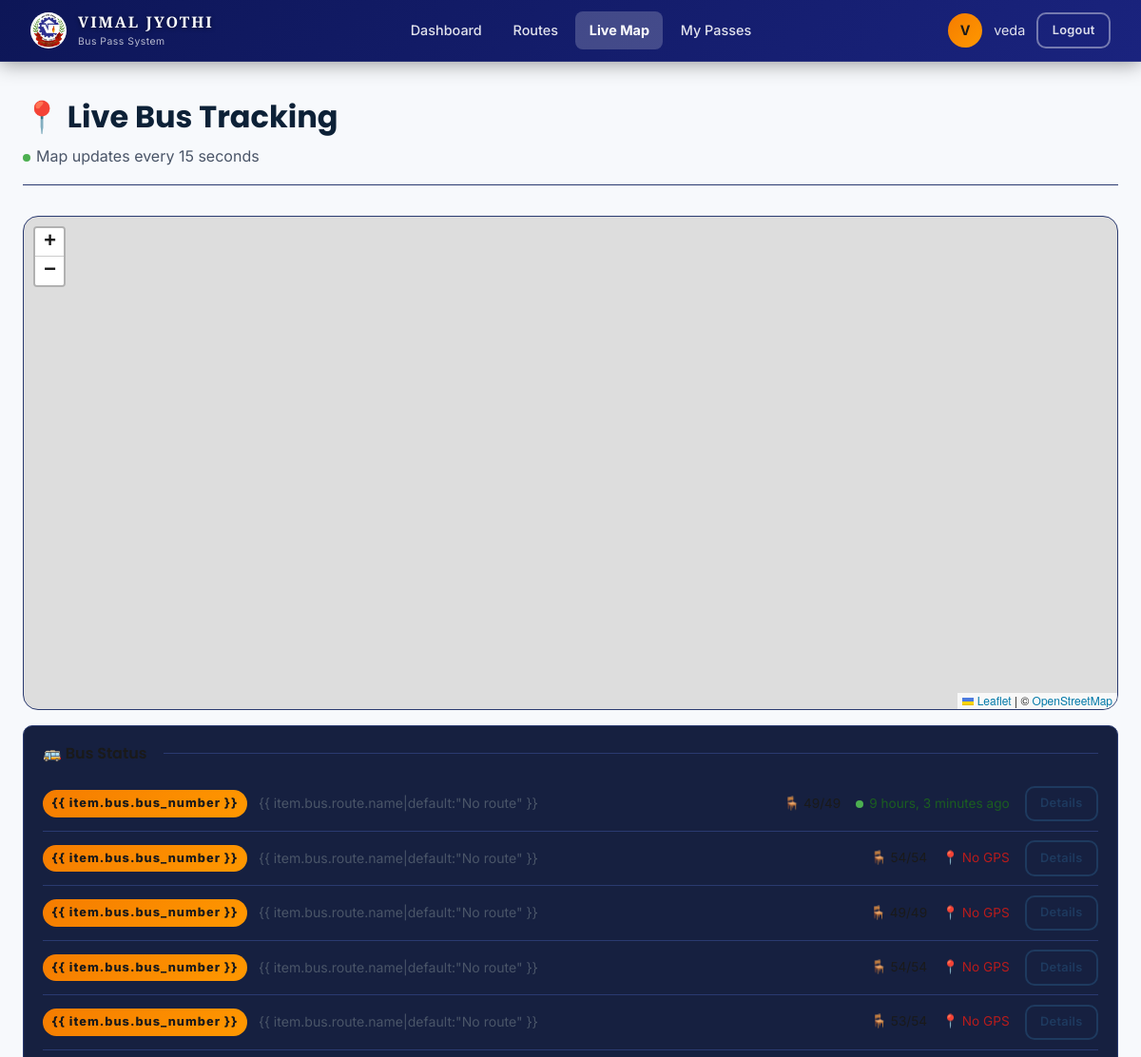
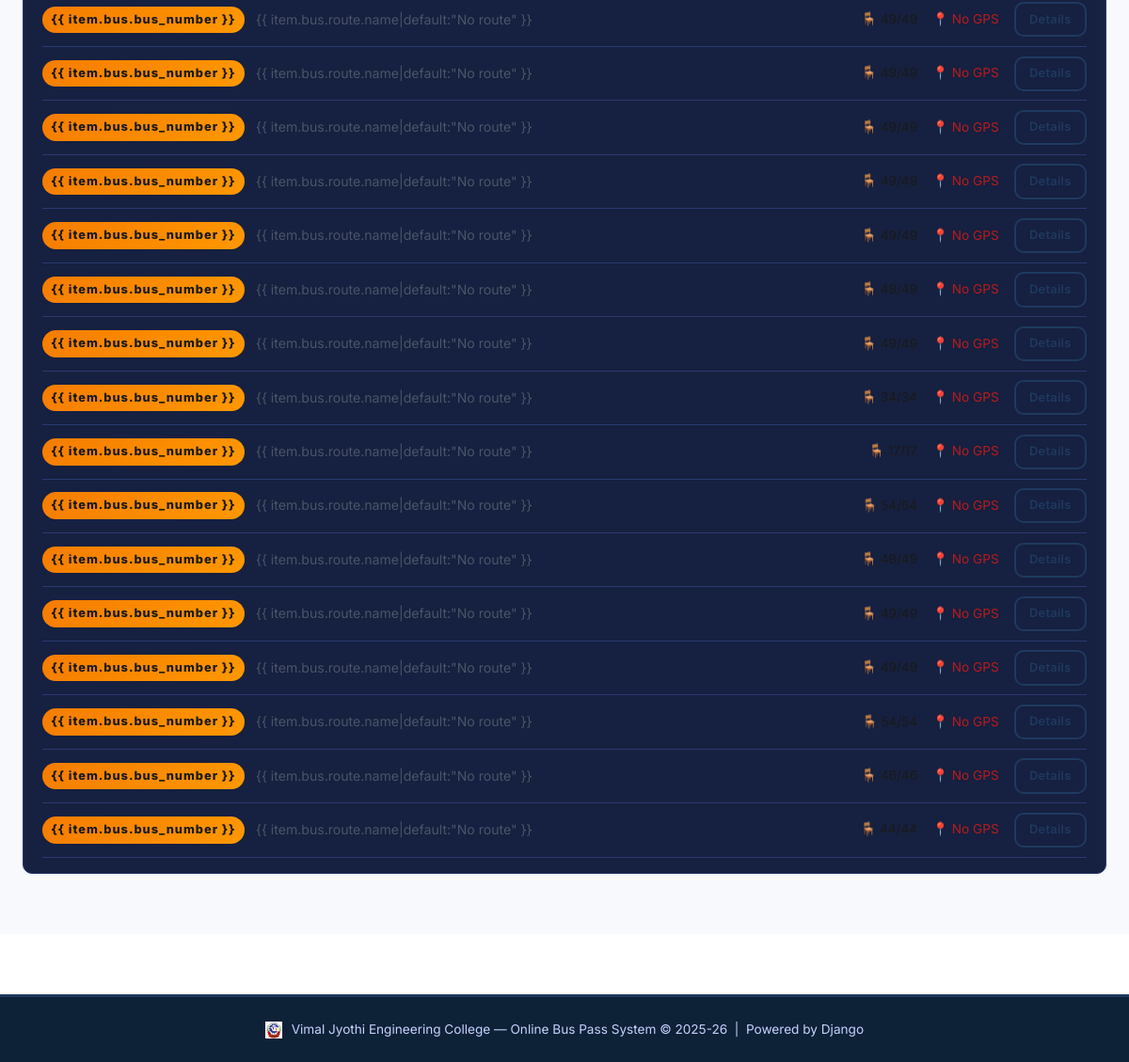
Screenshot of /map/ (signed in) with the database file from the repository (2 pictures, top to bottom).
### core/models.py (models this page shows, shortened)
class Bus(models.Model):
    BUS_TYPE_CHOICES = [
        ('college', 'College Bus'),
        ('tourist', 'Tourist Bus'),
    ]
    bus_number = models.CharField(max_length=20, unique=True)
    route = models.ForeignKey(Route, on_delete=models.SET_NULL, null=True, blank=True, related_name='buses')
    capacity = models.PositiveIntegerField(default=49)
    current_occupancy = models.PositiveIntegerField(default=0)
    bus_type = models.CharField(max_length=10, choices=BUS_TYPE_CHOICES, default='college')
    driver_name = models.CharField(max_length=100, blank=True)
    driver_phone = models.CharField(max_length=15, blank=True)
    driver = models.ForeignKey(
        User, on_delete=models.SET_NULL, null=True, blank=True,
        related_name='assigned_bus',
        help_text='Driver user account assigned to this bus'
    )
    is_active = models.BooleanField(default=True)
    latitude = models.DecimalField(max_digits=10, decimal_places=7, null=True, blank=True)
    longitude = models.DecimalField(max_digits=10, decimal_places=7, null=True, blank=True)
    is_tracking = models.BooleanField(default=False, help_text='True while driver is sharing location')
    created_at = models.DateTimeField(auto_now_add=True)
    class Meta:
        ordering = ['bus_number']
    @property
    def available_seats(self):
        return max(0, self.capacity - self.current_occupancy)

class GPSLocation(models.Model):
    bus = models.ForeignKey(Bus, on_delete=models.CASCADE, related_name='gps_locations')
    latitude = models.DecimalField(max_digits=10, decimal_places=7)
    longitude = models.DecimalField(max_digits=10, decimal_places=7)
    speed = models.FloatField(default=0.0, help_text="Speed in km/h")
    timestamp = models.DateTimeField(auto_now_add=True)
    class Meta:
        ordering = ['-timestamp']
        get_latest_by = 'timestamp'

### core/views.py (the view)
# urls.py: path('map/', views.map_view, name='map'),
@auth_required
def map_view(request):
    buses = Bus.objects.filter(is_active=True).select_related('route')
    buses_with_gps = []
    for bus in buses:
        gps = GPSLocation.objects.filter(bus=bus).order_by('-timestamp').first()
        buses_with_gps.append({'bus': bus, 'gps': gps})
    return render(request, 'core/map.html', {'buses_with_gps': buses_with_gps})

### core/views.py (called while the page is built, shortened)
def auth_required(view_func):
    @never_cache
    @functools.wraps(view_func)
    def wrapper(request, *args, **kwargs):
        return view_func(request, *args, **kwargs)
    return wrapper

### core/templates/core/map.html (shortened to what this page needs)
{% extends 'core/base.html' %}
{% block extra_head %}
<link rel="stylesheet" href="https://unpkg.com/leaflet@1.9.4/dist/leaflet.css" />
{% endblock %}
{% block content %}
<div class="main-content fade-up">
    <div class="page-header">
        <h1>📍 Live Bus Tracking</h1>
        <p><span class="live-dot"></span>Map updates every 15 seconds</p>
    </div>
    <div id="bus-map"></div>
    <div class="map-legend" style="margin-top:1rem">
        <div class="section-title" style="font-size:1rem;margin-bottom:0.75rem">🚌 Bus Status</div>
        <div id="busStatusList">
            {% for item in buses_with_gps %}
            <div
                style="display:flex;align-items:center;justify-content:space-between;padding:0.6rem 0;border-bottom:1px solid var(--border)">
                <div style="display:flex;align-items:center;gap:0.75rem">
                    <span class="bus-number-badge" style="font-size:0.8rem;padding:0.25rem 0.6rem">{{
                        item.bus.bus_number }}</span>
                    <span style="color:var(--text-muted);font-size:0.88rem">{{ item.bus.route.name|default:"No route"
                        }}</span>
                </div>
                <div style="display:flex;align-items:center;gap:1rem;font-size:0.85rem">
                    <span>🪑 {{ item.bus.available_seats }}/{{ item.bus.capacity }}</span>
                    {% if item.gps %}
                    <span style="color:#81c784"><span class="live-dot"></span>{{ item.gps.timestamp|timesince }}
                        ago</span>
                    {% else %}
                    <span style="color:#ef9a9a">📍 No GPS</span>
                    {% endif %}
                    <a href="{% url 'bus_detail' item.bus.id %}" class="btn btn-outline btn-sm">Details</a>
                </div>
            </div>
            {% empty %}
            <p style="color:var(--text-muted);text-align:center;padding:1rem">No active buses found.</p>
            {% endfor %}
        </div>
    </div>
</div>
{% endblock %}

### core/templates/core/base.html (shortened to what this page needs)
{% load static %}
<!DOCTYPE html>
<html lang="en">
<head>
  <link rel="stylesheet" href="{% static 'core/css/style.css' %}" />
  <link rel="stylesheet" href="{% static 'core/css/white_theme.css' %}" />
  {% block extra_head %}{% endblock %}
</head>
<body>
  {% if user.is_authenticated %}
  <nav class="navbar">
    <a href="{% url 'dashboard' %}" class="navbar-brand">
      <img src="{% static 'core/images/vjec_logo.png' %}" class="navbar-logo-img" alt="VJEC" />
      <div>
        <span style="font-family:'Cinzel',Georgia,serif;font-size:1.4rem;font-weight:900;letter-spacing:2px;color:#ffffff;line-height:1.1;text-shadow:0 1px 4px rgba(0,0,0,0.5)">VIMAL JYOTHI</span>
        <small>Bus Pass System</small>
      </div>
    </a>
    <ul class="nav-links">
      <li><a href="{% url 'dashboard' %}">Dashboard</a></li>
      <li><a href="{% url 'routes' %}">Routes</a></li>
      <li><a href="{% url 'map' %}">Live Map</a></li>
      <li><a href="{% url 'my_passes' %}">My Passes</a></li>
    </ul>
    <div class="nav-user">
      <div class="nav-avatar">{{ user.first_name|first|default:user.username|first|upper }}</div>
      <span style="font-size:0.9rem;color:rgba(255,255,255,0.8)">{{ user.first_name|default:user.username }}</span>
      <a href="{% url 'logout' %}" class="btn btn-outline btn-sm">Logout</a>
    </div>
  </nav>
  {% endif %}
  <main>
    {% block content %}{% endblock %}
  </main>
  {% if user.is_authenticated %}
  <footer>
    <p>
      <img src="{% static 'core/images/vjec_logo.png' %}" style="height:18px;vertical-align:middle;margin-right:6px"
        alt="">
      Vimal Jyothi Engineering College &mdash; Online Bus Pass System &copy; 2025-26 &nbsp;|&nbsp; Powered by Django
    </p>
  </footer>
  {% endif %}
</body>
</html>

### core/static/core/css/style.css (style rules this page uses)
:root { --primary: #1a237e; --primary-dark: #0d1657; --primary-light: #283593; --accent: #f57c00; --accent-light: #ff9800; --success: #2e7d32; --danger: #c62828; --warning: #f9a825; --info: #0277bd; --bg-dark: #0f1729; --bg-card: #162040; --bg-card2: #1e2d55; --text-light: #e8eaf6; --text-muted: #9fa8da; --border: #2a3a70; --white: #ffffff; --shadow: 0 8px 32px rgba(0, 0, 0, 0.3); --shadow-sm: 0 2px 12px rgba(0, 0, 0, 0.2); --radius: 16px; --radius-sm: 10px; --transition: all 0.3s ease; }
* { margin: 0; padding: 0; box-sizing: border-box; }
body { font-family: 'Inter', sans-serif; background: var(--bg-dark); color: var(--text-light); min-height: 100vh; line-height: 1.6; }
.navbar { background: linear-gradient(135deg, var(--primary-dark) 0%, var(--primary) 100%); padding: 0 2rem; height: 65px; display: flex; align-items: center; justify-content: space-between; position: sticky; top: 0; z-index: 1000; box-shadow: 0 2px 20px rgba(0, 0, 0, 0.4); border-bottom: 1px solid rgba(255, 255, 255, 0.1); }
.navbar-brand { display: flex; align-items: center; gap: 0.75rem; text-decoration: none; color: var(--white); }
.navbar-brand span { font-family: 'Poppins', sans-serif; font-weight: 700; font-size: 1.25rem; letter-spacing: -0.5px; }
.navbar-brand small { display: block; font-size: 0.65rem; font-weight: 300; opacity: 0.8; letter-spacing: 0.5px; }
.nav-links { display: flex; align-items: center; gap: 0.25rem; list-style: none; }
.nav-links a { color: rgba(255, 255, 255, 0.85); text-decoration: none; padding: 0.5rem 0.9rem; border-radius: 8px; font-size: 0.9rem; font-weight: 500; transition: var(--transition); display: flex; align-items: center; gap: 0.4rem; }
.nav-links a.active { background: rgba(255, 255, 255, 0.2); color: var(--white); }
.nav-user { display: flex; align-items: center; gap: 0.75rem; }
.nav-avatar { width: 36px; height: 36px; background: linear-gradient(135deg, var(--accent), var(--accent-light)); border-radius: 50%; display: flex; align-items: center; justify-content: center; font-weight: 700; font-size: 0.9rem; }
.main-content { max-width: 1280px; margin: 0 auto; padding: 2rem 1.5rem; }
.page-header { margin-bottom: 2rem; padding-bottom: 1rem; border-bottom: 1px solid var(--border); }
.page-header h1 { font-family: 'Poppins', sans-serif; font-size: 2rem; font-weight: 700; color: var(--white); }
.page-header p { color: var(--text-muted); margin-top: 0.25rem; }
.btn { display: inline-flex; align-items: center; gap: 0.5rem; padding: 0.6rem 1.4rem; border-radius: 10px; font-size: 0.9rem; font-weight: 600; text-decoration: none; cursor: pointer; border: none; transition: var(--transition); letter-spacing: 0.3px; }
.btn-outline { background: transparent; border: 1px solid var(--border); color: var(--text-light); }
.btn-sm { padding: 0.4rem 0.9rem; font-size: 0.8rem; }
.bus-number-badge { background: linear-gradient(135deg, var(--accent), var(--accent-light)); color: var(--white); padding: 0.4rem 1rem; border-radius: 999px; font-weight: 800; font-size: 1rem; letter-spacing: 1px; }
#bus-map { width: 100%; height: 500px; border-radius: var(--radius); border: 1px solid var(--border); overflow: hidden; }
.map-legend { background: var(--bg-card); border: 1px solid var(--border); border-radius: var(--radius-sm); padding: 1rem 1.25rem; margin-top: 1rem; }
footer { text-align: center; padding: 1.5rem; color: var(--text-muted); font-size: 0.85rem; border-top: 1px solid var(--border); margin-top: 4rem; }
.fade-up { animation: fadeUp 0.4s ease; }
.live-dot { width: 8px; height: 8px; background: #4caf50; border-radius: 50%; display: inline-block; margin-right: 6px; animation: pulse 1.5s infinite; }
.section-title { font-family: 'Poppins', sans-serif; font-size: 1.3rem; font-weight: 600; color: var(--white); margin-bottom: 1.25rem; display: flex; align-items: center; gap: 0.6rem; }
.section-title::after { content: ''; flex: 1; height: 1px; background: var(--border); margin-left: 0.5rem; }

### core/templates/core/base.html (style rules this page uses)
.navbar-logo-img { height: 38px; width: 38px; object-fit: contain; border-radius: 50%; }

### core/templates/core/map.html (style rules this page uses)
#bus-map { height: 520px; }

### rows the page displays
Bus: gps.timestamp "9 hours, 3 minutes"
Bus: shows "📍 No GPS"
Bus: shows "📍 No GPS"
Bus: shows "📍 No GPS"
Bus: shows "📍 No GPS"
Bus: shows "📍 No GPS"
Bus: shows "📍 No GPS"
Bus: shows "📍 No GPS"
Bus: shows "📍 No GPS"
Bus: shows "📍 No GPS"
Bus: shows "📍 No GPS"
Bus: shows "📍 No GPS"
Bus: shows "📍 No GPS"
Bus: shows "📍 No GPS"
Bus: shows "📍 No GPS"
Bus: shows "📍 No GPS"
Bus: shows "📍 No GPS"
Bus: shows "📍 No GPS"
Bus: shows "📍 No GPS"
Bus: shows "📍 No GPS"
Bus: shows "📍 No GPS"

### other values shown
{{ user.first_name|first|default:user.username|first|upper }} "V"
{{ user.first_name|default:user.username }} "veda"
